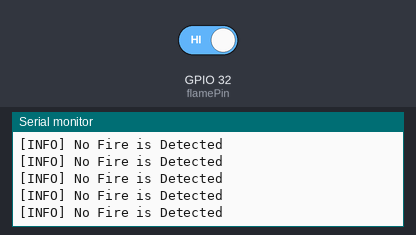
Bench run of a sketch on a simulated ESP32. Parts: the last lines printed to the serial monitor. The test bench sets the inputs (shaded band); at power-on: GPIO 32 (flamePin) HIGH.

Above: at 1.2 s.
1.3 s: GPIO 32 (flamePin) driven LOW
At 1.9 s:
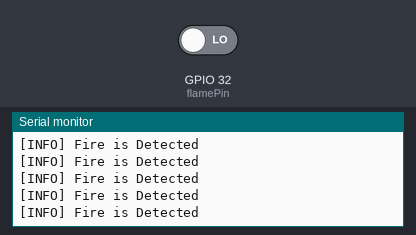
3.2 s: GPIO 32 (flamePin) driven HIGH
At 4.3 s:
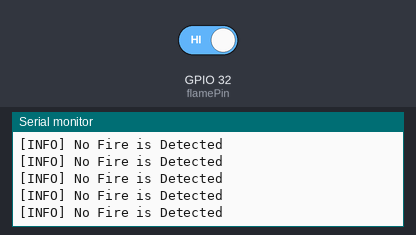

Measured:
- after the input at 1.3 s, the serial monitor: prints a new line at once (image 1)

The sketch:

FireDetection.ino
```cpp
//const int buzzerPin = 11;
const int flamePin = 32;
int Flame = HIGH;

void setup() {
  Serial.begin(115200);
  Serial.println("[SETUP] Beginning setup!");
  //pinMode(buzzerPin, OUTPUT);
  pinMode(flamePin, INPUT);
  Serial.println("[SETUP] Setup completed!");
}

void loop() {
  Flame = digitalRead(flamePin);
  if (Flame == LOW) {
    Serial.println("[INFO] Fire is Detected");
    //digitalWrite(buzzerPin, HIGH);
  } else {
  Serial.println("[INFO] No Fire is Detected");
  //digitalWrite(buzzerPin, LOW);
 }
}
```
